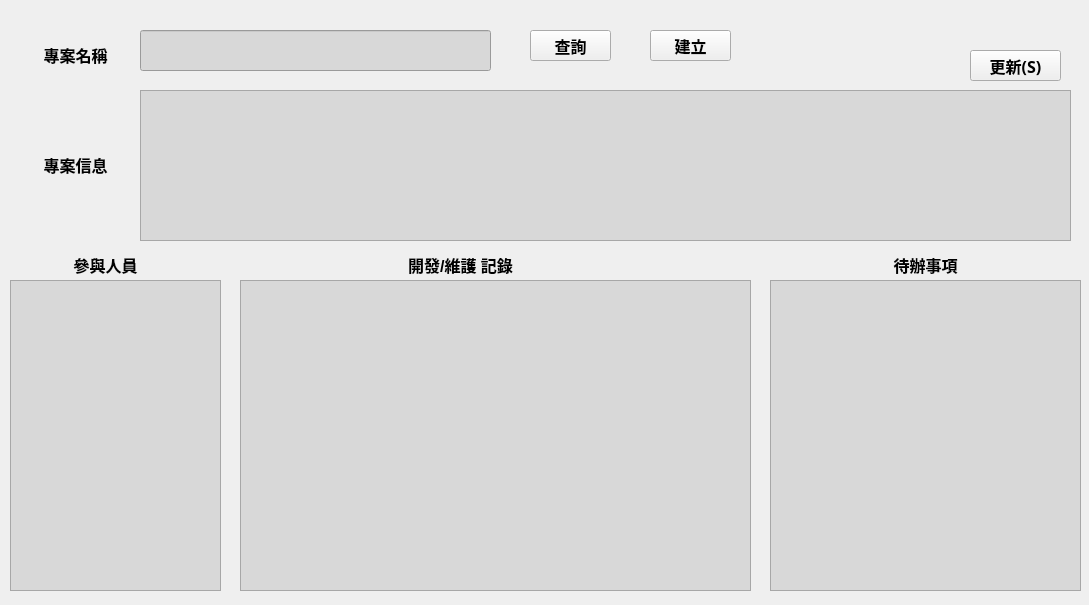
<?xml version="1.0" encoding="UTF-8"?>
<ui version="4.0">
 <class>searchProject</class>
 <widget class="QWidget" name="searchProject">
  <property name="geometry">
   <rect>
    <x>0</x>
    <y>0</y>
    <width>1089</width>
    <height>605</height>
   </rect>
  </property>
  <property name="windowTitle">
   <string>Form</string>
  </property>
  <widget class="QLabel" name="label">
   <property name="geometry">
    <rect>
     <x>30</x>
     <y>150</y>
     <width>91</width>
     <height>31</height>
    </rect>
   </property>
   <property name="text">
    <string>&lt;html&gt;&lt;head/&gt;&lt;body&gt;&lt;p align=&quot;center&quot;&gt;&lt;span style=&quot; font-size:12pt; font-weight:600;&quot;&gt;專案信息&lt;/span&gt;&lt;/p&gt;&lt;/body&gt;&lt;/html&gt;</string>
   </property>
  </widget>
  <widget class="QLabel" name="label_2">
   <property name="geometry">
    <rect>
     <x>30</x>
     <y>40</y>
     <width>91</width>
     <height>31</height>
    </rect>
   </property>
   <property name="text">
    <string>&lt;html&gt;&lt;head/&gt;&lt;body&gt;&lt;p align=&quot;center&quot;&gt;&lt;span style=&quot; font-size:12pt; font-weight:600;&quot;&gt;專案名稱&lt;/span&gt;&lt;/p&gt;&lt;/body&gt;&lt;/html&gt;</string>
   </property>
  </widget>
  <widget class="QLineEdit" name="leProjectName">
   <property name="geometry">
    <rect>
     <x>140</x>
     <y>30</y>
     <width>351</width>
     <height>41</height>
    </rect>
   </property>
   <property name="font">
    <font>
     <family>微軟正黑體</family>
     <pointsize>12</pointsize>
     <weight>75</weight>
     <bold>true</bold>
    </font>
   </property>
   <property name="styleSheet">
    <string notr="true">background-color: rgb(216, 216, 216);</string>
   </property>
  </widget>
  <widget class="QPushButton" name="pbSearch">
   <property name="geometry">
    <rect>
     <x>530</x>
     <y>30</y>
     <width>81</width>
     <height>31</height>
    </rect>
   </property>
   <property name="font">
    <font>
     <family>微軟正黑體</family>
     <pointsize>12</pointsize>
     <weight>75</weight>
     <bold>true</bold>
    </font>
   </property>
   <property name="text">
    <string>查詢</string>
   </property>
  </widget>
  <widget class="QTextEdit" name="teProjectInformation">
   <property name="geometry">
    <rect>
     <x>140</x>
     <y>90</y>
     <width>931</width>
     <height>151</height>
    </rect>
   </property>
   <property name="font">
    <font>
     <family>微軟正黑體</family>
     <pointsize>12</pointsize>
     <weight>75</weight>
     <bold>true</bold>
    </font>
   </property>
   <property name="styleSheet">
    <string notr="true">background-color: rgb(216, 216, 216);</string>
   </property>
  </widget>
  <widget class="QLabel" name="label_3">
   <property name="geometry">
    <rect>
     <x>60</x>
     <y>250</y>
     <width>91</width>
     <height>31</height>
    </rect>
   </property>
   <property name="text">
    <string>&lt;html&gt;&lt;head/&gt;&lt;body&gt;&lt;p align=&quot;center&quot;&gt;&lt;span style=&quot; font-size:12pt; font-weight:600;&quot;&gt;參與人員&lt;/span&gt;&lt;/p&gt;&lt;/body&gt;&lt;/html&gt;</string>
   </property>
  </widget>
  <widget class="QTextEdit" name="teParticipateMember">
   <property name="geometry">
    <rect>
     <x>10</x>
     <y>280</y>
     <width>211</width>
     <height>311</height>
    </rect>
   </property>
   <property name="font">
    <font>
     <family>微軟正黑體</family>
     <pointsize>12</pointsize>
     <weight>75</weight>
     <bold>true</bold>
    </font>
   </property>
   <property name="styleSheet">
    <string notr="true">background-color: rgb(216, 216, 216);</string>
   </property>
  </widget>
  <widget class="QLabel" name="label_4">
   <property name="geometry">
    <rect>
     <x>380</x>
     <y>250</y>
     <width>161</width>
     <height>31</height>
    </rect>
   </property>
   <property name="text">
    <string>&lt;html&gt;&lt;head/&gt;&lt;body&gt;&lt;p align=&quot;center&quot;&gt;&lt;span style=&quot; font-size:12pt; font-weight:600;&quot;&gt;開發/維護 記錄&lt;/span&gt;&lt;/p&gt;&lt;/body&gt;&lt;/html&gt;</string>
   </property>
  </widget>
  <widget class="QTextEdit" name="teDevelopeRecord">
   <property name="geometry">
    <rect>
     <x>240</x>
     <y>280</y>
     <width>511</width>
     <height>311</height>
    </rect>
   </property>
   <property name="font">
    <font>
     <family>微軟正黑體</family>
     <pointsize>12</pointsize>
     <weight>75</weight>
     <bold>true</bold>
    </font>
   </property>
   <property name="styleSheet">
    <string notr="true">background-color: rgb(216, 216, 216);</string>
   </property>
  </widget>
  <widget class="QLabel" name="label_5">
   <property name="geometry">
    <rect>
     <x>880</x>
     <y>250</y>
     <width>91</width>
     <height>31</height>
    </rect>
   </property>
   <property name="text">
    <string>&lt;html&gt;&lt;head/&gt;&lt;body&gt;&lt;p align=&quot;center&quot;&gt;&lt;span style=&quot; font-size:12pt; font-weight:600;&quot;&gt;待辦事項&lt;/span&gt;&lt;/p&gt;&lt;/body&gt;&lt;/html&gt;</string>
   </property>
  </widget>
  <widget class="QTextEdit" name="teToDo">
   <property name="geometry">
    <rect>
     <x>770</x>
     <y>280</y>
     <width>311</width>
     <height>311</height>
    </rect>
   </property>
   <property name="font">
    <font>
     <family>微軟正黑體</family>
     <pointsize>12</pointsize>
     <weight>75</weight>
     <bold>true</bold>
    </font>
   </property>
   <property name="styleSheet">
    <string notr="true">background-color: rgb(216, 216, 216);</string>
   </property>
  </widget>
  <widget class="QPushButton" name="pbUpdate">
   <property name="geometry">
    <rect>
     <x>970</x>
     <y>50</y>
     <width>91</width>
     <height>31</height>
    </rect>
   </property>
   <property name="font">
    <font>
     <family>微軟正黑體</family>
     <pointsize>12</pointsize>
     <weight>75</weight>
     <bold>true</bold>
    </font>
   </property>
   <property name="text">
    <string>更新(S)</string>
   </property>
  </widget>
  <widget class="QPushButton" name="pbCreate">
   <property name="geometry">
    <rect>
     <x>650</x>
     <y>30</y>
     <width>81</width>
     <height>31</height>
    </rect>
   </property>
   <property name="font">
    <font>
     <family>微軟正黑體</family>
     <pointsize>12</pointsize>
     <weight>75</weight>
     <bold>true</bold>
    </font>
   </property>
   <property name="text">
    <string>建立</string>
   </property>
  </widget>
 </widget>
 <resources/>
 <connections/>
</ui>
